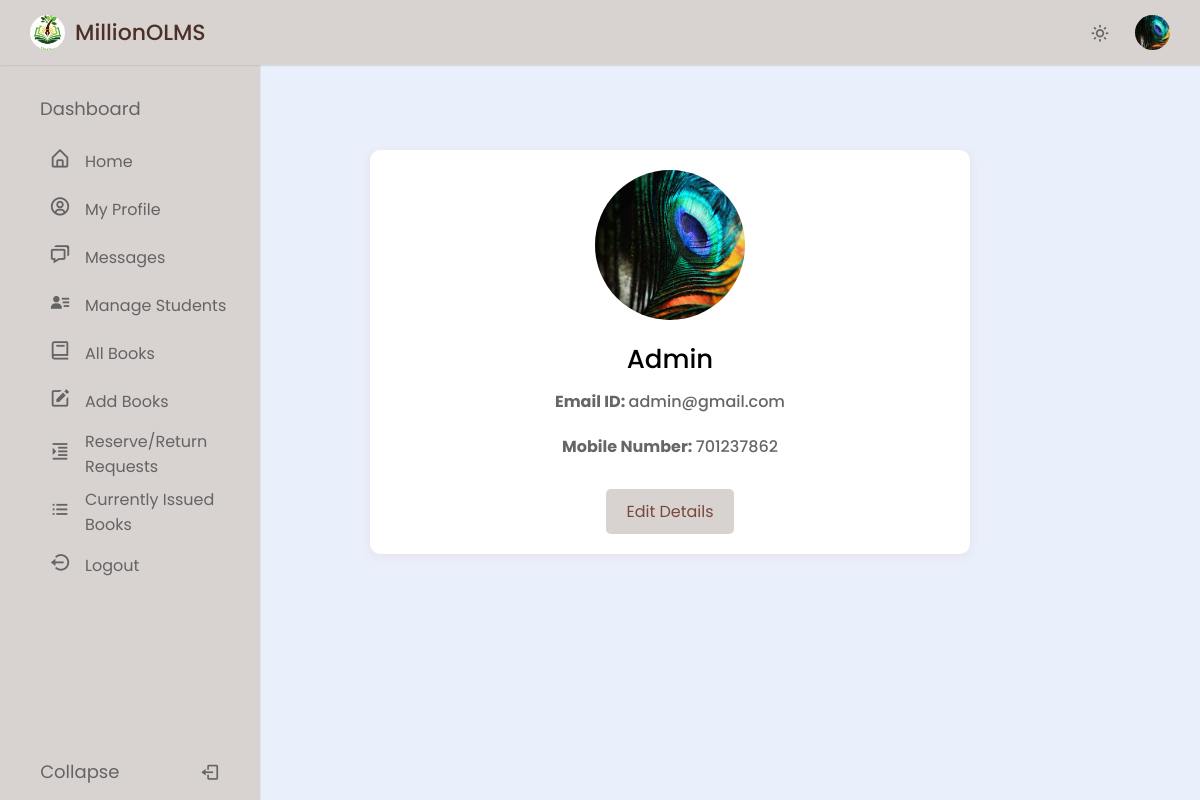
The app's page /admin/profile.php (signed in) with its own data.
### tables this page shows
CREATE TABLE `user` (
  `RollNo` varchar(50) NOT NULL,
  `Name` varchar(250) DEFAULT NULL,
  `Type` varchar(20) DEFAULT NULL,
  `EmailId` varchar(250) DEFAULT NULL,
  `MobNo` bigint DEFAULT NULL,
  `Password` varchar(250) DEFAULT NULL,
  `ProfilePicture` varchar(255) DEFAULT NULL
);

### admin/profile.php (the view, shortened to what this page needs)
<?php
require('dbconn.php');
$rollno = $_SESSION['RollNo'];
$sql = "SELECT * FROM olms.user WHERE RollNo='$rollno'";
$result = $conn->query($sql);
if ($result && $result->num_rows > 0) {
  $row = $result->fetch_assoc();
  $name = $row['Name'];
  $email = $row['EmailId'];
  $mobno = $row['MobNo'];
  $ProfilePicture = !empty($row['ProfilePicture']) ? $row['ProfilePicture'] : 'images/profile.jpg';
} else {
  echo "<p>Error: No user found with Roll No: $rollno</p>";
  $name = $category = $email = $mobno = "N/A";
  $ProfilePicture = 'images/profile.jpg';
}
?>
<!DOCTYPE html>
<html lang="en">
<head>
  <link href="https://unpkg.com/boxicons@latest/css/boxicons.min.css" rel="stylesheet" />
  <link rel="stylesheet" href="style.css">
</head>
<body>
  <nav class="navbar">
    <div class="logo_item">
      <img src="images/logo.jpg" alt="">MillionOLMS
    </div>
    <div class="navbar_content">
      <i class='bx bx-sun' id="darkLight"></i>
      <img src="<?php echo ($ProfilePicture); ?>" alt="Profile Picture" class="profile"   id="profilePic" />
  </nav>
  <nav class="sidebar">
    <div class="menu_content">
      <ul class="menu_items">
        <div class="menu_title menu_dahsboard"></div>
        <li class="item">
          <a href="home.php" class="nav_link submenu_item">
            <span class="navlink_icon">
              <i class="bx bx-home-alt"></i>
            </span>
            <span class="navlink">Home</span>
          </a>
        </li>
        <li class="item">
          <a href="profile.php" class="nav_link submenu_item">
            <span class="navlink_icon">
              <i class='bx bx-user-circle'></i>
            </span>
            <span class="navlink">My Profile</span>
          </a>
        </li>
        <li class="item">
          <a href="message.php" class="nav_link submenu_item">
            <span class="navlink_icon">
              <i class='bx bx-chat'></i>
            </span>
            <span class="navlink">Messages</span>
          </a>
        </li>
        <li class="item">
          <a href="admin_manageStud.php" class="nav_link submenu_item">
            <span class="navlink_icon">
              <i class='bx bxs-user-detail'></i>
            </span>
            <span class="navlink">Manage Students</span>
          </a>
        </li>
        <li class="item">
          <a href="admin_allBooks.php" class="nav_link submenu_item">
            <span class="navlink_icon">
              <i class='bx bx-book'></i>
            </span>
            <span class="navlink">All Books</span>
          </a>
        </li>
        <li class="item">
          <a href="addBook.php" class="nav_link submenu_item">
            <span class="navlink_icon">
              <i class='bx bxs-edit'></i>
            </span>
            <span class="navlink">Add Books</span>
          </a>
        </li>
        <li class="item">
          <a href="requests.php" class="nav_link submenu_item">
            <span class="navlink_icon">
              <i class='bx bx-right-indent'></i>
            </span>
            <span class="navlink">Reserve/Return<br>Requests</span>
          </a>
        </li>
        <li class="item">
          <a href="currently_issued.php" class="nav_link submenu_item">
            <span class="navlink_icon">
              <i class='bx bx-list-ul'></i>
            </span>
            <span class="navlink">Currently Issued<br>Books</span>
          </a>
        </li>
        <li class="item">
          <a href="logout.php" class="nav_link submenu_item">
            <span class="navlink_icon">
              <i class='bx bx-log-out-circle'></i>
            </span>
            <span class="navlink">Logout</span>
          </a>
        </li>
      </ul>
      <div class="bottom_content">
        <div class="bottom expand_sidebar">
          <span> Expand</span>
        </div>
        <div class="bottom collapse_sidebar">
          <span> Collapse</span>
          <i class='bx bx-log-out'></i>
        </div>
      </div>
    </div>
  </nav>
  <div class="profile_page">
    <div class="profile_box">
      <img src="<?php echo htmlspecialchars($ProfilePicture) . '?' . time(); ?>" alt="User Image"
        class="profile_image1" />
      <h2 class="profile_name">
        <center><?php echo htmlspecialchars($name); ?></center>
      </h2>
      <p class="profile_email"><b>Email ID: </b><?php echo htmlspecialchars($email); ?></p>
      <p class="profile_mobileNumber"><b>Mobile Number: </b><?php echo htmlspecialchars($mobno); ?></p>
      <a href="editProfile.php" class="btn">Edit Details</a>
    </div>
  </div>
</body>
</html>

### admin/style.css (style rules this page uses)
* { margin: 0; padding: 0; box-sizing: border-box; font-family: "Poppins", sans-serif; }
:root { --light-brown-color: #D8D2D0; --dark-brown-color: #4b3028; --grey-color: #656464; --light-grey-color: #aaa; }
body { background-color: #E9EFFB; transition: all 0.5s ease; }
.navbar { position: fixed; top: 0; width: 100%; left: 0; background-color: var(--light-brown-color); display: flex; align-items: center; justify-content: space-between; padding: 15px 30px; z-index: 1000; box-shadow: 0 0 2px var(--light-grey-color); }
.logo_item { display: flex; align-items: center; column-gap: 10px; font-size: 22px; font-weight: 500; color: var(--dark-brown-color); }
.navbar img { width: 35px; height: 35px; object-fit: cover; border-radius: 50%; }
.navbar_content { display: flex; align-items: center; column-gap: 25px; }
.navbar_content i { cursor: pointer; font-size: 20px; color: var(--grey-color); }
.sidebar { background-color: var(--light-brown-color); width: 260px; position: fixed; top: 0; left: 0; height: 100%; padding: 80px 20px; z-index: 100; overflow-y: scroll; box-shadow: 0 0 1px var(--light-grey-color); transition: all 0.5s ease; }
.menu_content { position: relative; }
.menu_title { margin: 15px 0; padding: 0 20px; font-size: 18px; }
.menu_title::before { color: var(--grey-color); white-space: nowrap; }
.menu_dahsboard::before { content: "Dashboard"; }
.menu_items { padding: 0; list-style: none; }
.navlink_icon { position: relative; font-size: 22px; min-width: 50px; line-height: 40px; display: inline-block; text-align: center; border-radius: 6px; }
.navlink_icon::before { content: ""; position: absolute; height: 100%; width: calc(100% + 100px); left: -20px; }
.sidebar .nav_link { display: flex; align-items: center; width: 100%; padding: 4px 15px; border-radius: 8px; text-decoration: none; color: var(--grey-color); white-space: nowrap; }
.submenu_item { cursor: pointer; }
.bottom_content { position: fixed; bottom: 60px; left: 0; width: 260px; cursor: pointer; transition: all 0.5s ease; }
.bottom { position: absolute; display: flex; align-items: center; left: 0; justify-content: space-around; padding: 18px 0; text-align: center; width: 100%; color: var(--grey-color); border-top: 1px solid var(--grey-color-light); background-color: var(--light-brown-color); }
.bottom i { font-size: 20px; }
.bottom span { font-size: 18px; }
.profile_page { margin: 150px 60px 0 200px; display: flex; justify-content: center; align-items: center; }
.profile_box { background-color: #fff; border-radius: 10px; padding: 20px; box-shadow: 0 2px 10px rgba(221, 118, 53, 0.1); max-width: 600px; width: 100%; margin: 0 auto; text-align: center; }
.profile_image1 { width: 120px; height: 120px; object-fit: cover; border-radius: 50%; margin-bottom: 15px; }
.profile_name { font-size: 26px; font-weight: 500; margin-bottom: 10px; }
.profile_email, .profile_mobileNumber { font-size: 16px; font-weight: 500; color: #666; margin-bottom: 20px; }
.profile_image1 { display: block; margin: 0 auto 20px; width: 150px; height: 150px; border-radius: 50%; object-fit: cover; }
.btn { display: inline-block; padding: 10px 20px; font-size: 16px; color: #784939; background-color: #d8d2d0; border-radius: 5px; text-decoration: none; transition: background-color 0.3s; border: none; cursor: pointer; margin-top: 10px; }
.profile { cursor: pointer; }

### records on screen
user: ProfilePicture (picture), Name "Admin", EmailId "admin@gmail.com", MobNo "701237862"
